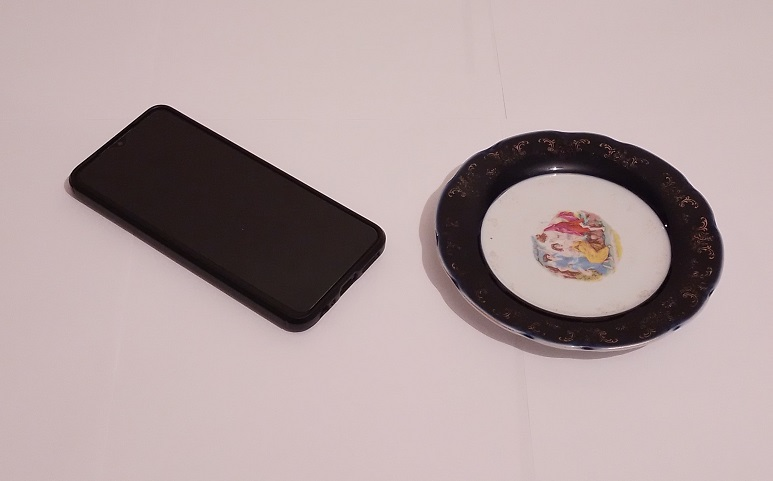
#> input picture Original_Images/Edge_Analysis/photo_elshan.jpg, 773 x 481 px
$ jupyter execute Edge_Analysis_Notebook.ipynb
#> lines starting #> are read from the running program, lines starting #| are printed output that depends on the picture; after the words box and inside, x2 and y2 are one past the last pixel; in counts of white or black regions, pixels touching at a corner belong together
[cell 1]
import os
import cv2
import numpy as np
from matplotlib import pyplot as plt

results_dir = "Results/Edge_Analysis_Results"
if not os.path.exists(results_dir):
    os.makedirs(results_dir)

image_path = "Original_Images/Edge_Analysis/photo_elshan.jpg"
image = cv2.imread(image_path)
#> image is the input picture: shape (481, 773, 3); mean B, G, R 160, 159.5, 177.3
image_rgb = cv2.cvtColor(image, cv2.COLOR_BGR2RGB)
gray = cv2.cvtColor(image, cv2.COLOR_BGR2GRAY)

plt.imshow(image_rgb)
plt.title("Original Image")
plt.axis('off')
plt.show()

# Task 1.A - Edges

[cell 2]
edges = cv2.Canny(image, 100, 200)
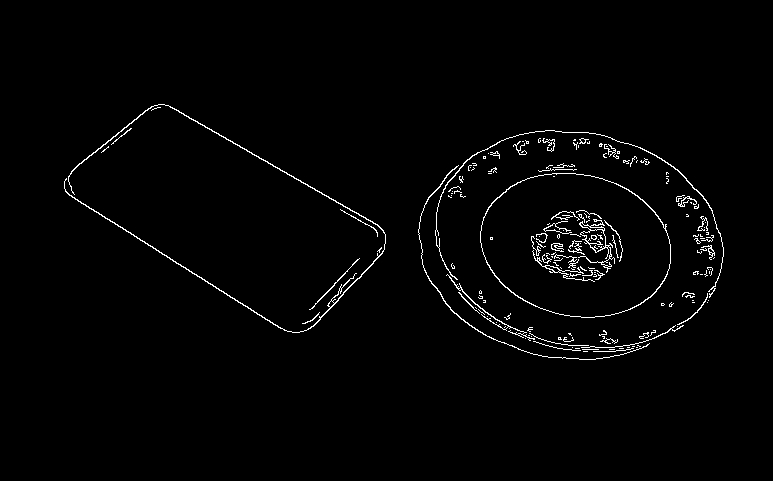
#> edges: shape (481, 773); 1.7% white in thin lines or dots, all inside (x1, y1, x2, y2) = (64, 104, 724, 360)

plt.imshow(edges, cmap='gray')
plt.title("Edge Detection")
plt.axis('off')
plt.show()

cv2.imwrite(os.path.join(results_dir, "photo_elshan_edges.jpg"), edges)
#> Out = True

# Task 1.B - Corners

[cell 3]
def detect_corners(image, max_corners=4, quality_level=0.01, min_distance=10):
#> called with max_corners = 10, quality_level = 0.001, min_distance = 120
    gray = cv2.cvtColor(image, cv2.COLOR_BGR2GRAY)
    corners = cv2.goodFeaturesToTrack(gray, max_corners, quality_level, min_distance)
#> corners = [[666, 225], [555, 168], [437, 236], [582, 347], [330, 306], [68, 177], [168, 106], [198, 275], [299, 181]]
    corners = np.int0(corners)
    image_with_corners = np.copy(image_rgb)
    for corner in corners:
        x, y = corner.ravel()
        cv2.circle(image_with_corners, (x, y), 5, (255, 0, 0), -1)
#> this loop made 9 passes
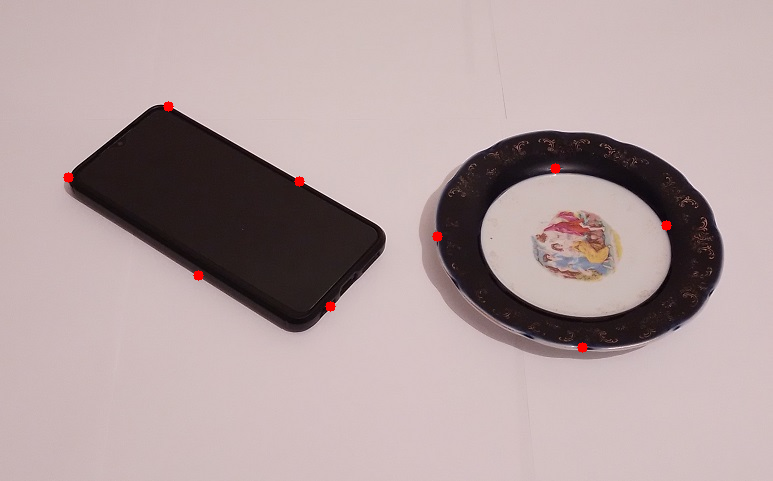
#> image_with_corners: shape (481, 773, 3); mean R, G, B 177.6, 159.3, 159.9
    plt.imshow(image_with_corners)
    plt.title("Corner Detection")
    plt.axis('off')
    plt.show()
    return image_with_corners

image_with_corners = detect_corners(image, max_corners=10, quality_level=0.001, min_distance=120)
cv2.imwrite(os.path.join(results_dir, "photo_elshan_corners.jpg"), cv2.cvtColor(image_with_corners, cv2.COLOR_RGB2BGR))
#> Out = True

# Task 1.C - Lines and Circles(Ellipses)

[cell 4]
# Line Detection
def detect_lines(image, rho=1, theta=np.pi/180, threshold=94, min_line_length=40, max_line_gap=20):
#> called with rho = 1, theta = 0.0175, threshold = 94, min_line_length = 40, max_line_gap = 20
    edges = cv2.Canny(image, 50, 150)
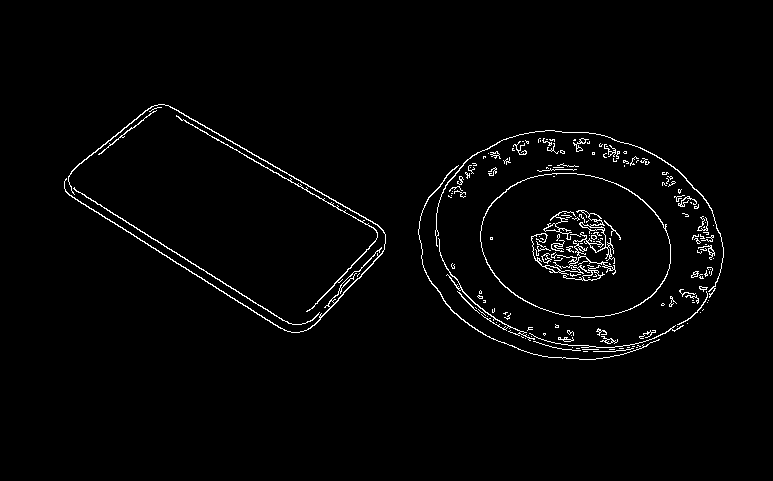
#> edges: shape (481, 773); 2% white in thin lines or dots, all inside (x1, y1, x2, y2) = (64, 104, 724, 360)
    lines = cv2.HoughLinesP(edges, rho, theta, threshold, np.array([]), minLineLength=min_line_length, maxLineGap=max_line_gap)
#> lines = [[64, 183, 301, 331], [69, 195, 285, 330], [167, 105, 382, 229], [157, 105, 340, 210], [176, 109, 379, 226], [192, 124, 385, 235], [314, 325, 383, 251], [297, 324, 383, 232]]
    image_with_lines = np.copy(image_rgb)
    if lines is not None:
        for line in lines:
            for x1, y1, x2, y2 in line:
                cv2.line(image_with_lines, (x1, y1), (x2, y2), (0, 255, 0), 2)
#> this loop made 8 passes
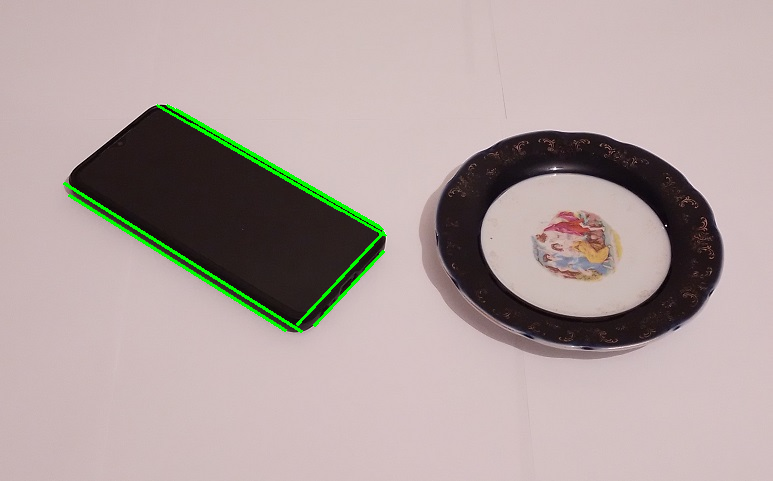
#> image_with_lines: shape (481, 773, 3); mean R, G, B 176.4, 161.7, 159.3
    plt.imshow(image_with_lines)
    plt.title("Line Detection")
    plt.axis('off')
    plt.show()
    return image_with_lines

image_with_lines = detect_lines(gray)
cv2.imwrite(os.path.join(results_dir, "photo_elshan_lines.jpg"), cv2.cvtColor(image_with_lines, cv2.COLOR_RGB2BGR))


# Ellipse Detection
image_rgb = cv2.cvtColor(image, cv2.COLOR_BGR2RGB)
image_gray = cv2.cvtColor(image, cv2.COLOR_BGR2GRAY)
edges = cv2.Canny(image_gray, 50, 150)
contours, _ = cv2.findContours(edges, cv2.RETR_EXTERNAL, cv2.CHAIN_APPROX_SIMPLE)
#> contours = 141 contours, 125 with area under 20; largest, box (x1, y1, x2, y2) and area: (480, 173, 671, 318) 21410, (64, 104, 386, 333) 472, (176, 115, 378, 312) 148, (73, 187, 320, 325) 138, (435, 130, 724, 298) 134


contours = [cnt for cnt in contours if cv2.contourArea(cnt) > 132]
#> contours = 5 contours; box (x1, y1, x2, y2) and area: (480, 173, 671, 318) 21410, (64, 104, 386, 333) 472, (176, 115, 378, 312) 148, (73, 187, 320, 325) 138, (435, 130, 724, 298) 134
ellipses = [cv2.fitEllipse(cnt) for cnt in contours if len(cnt) >= 5]
#> ellipses = [((320.2, 348.3), (49.55, 59.36), 0), ((575.6, 244.6), (141.8, 192.6), 101.6), ((578.7, 238.6), (212.1, 289.5), 102.4), ((384.3, 233.8), (64, 76.37), 0), ((225.3, 215), (147.9, 345.7), 117.9)]

image_with_ellipses = image_rgb.copy()

for ellipse in ellipses:
    aspect_ratio = max(ellipse[1]) / min(ellipse[1]) if min(ellipse[1]) > 0 else 1
    if aspect_ratio < 1.5 and min(ellipse[1])>80:
        cv2.ellipse(image_with_ellipses, ellipse, (0, 255, 0), 2)
#> this loop made 5 passes
#> (ellipse, aspect_ratio) on passes 1 to 5: (((320.2, 348.3), (49.55, 59.36), 0), 1.2), (((575.6, 244.6), (141.8, 192.6), 101.6), 1.36), (((578.7, 238.6), (212.1, 289.5), 102.4), 1.37), (((384.3, 233.8), (64, 76.37), 0), 1.19), (((225.3, 215), (147.9, 345.7), 117.9), 2.34)
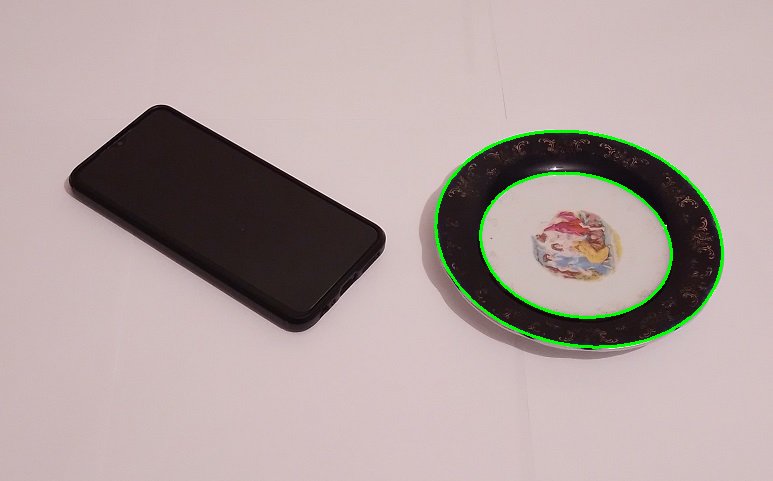
#> image_with_ellipses: shape (481, 773, 3); mean R, G, B 176.2, 161.2, 159

plt.imshow(image_with_ellipses)
plt.title("Ellipse Detection")
plt.axis('off')
plt.show()

ellipse_result_path = os.path.join(results_dir, "photo_elshan_ellipses.jpg")
cv2.imwrite(ellipse_result_path, cv2.cvtColor(image_with_ellipses, cv2.COLOR_RGB2BGR))
#> Out = True
